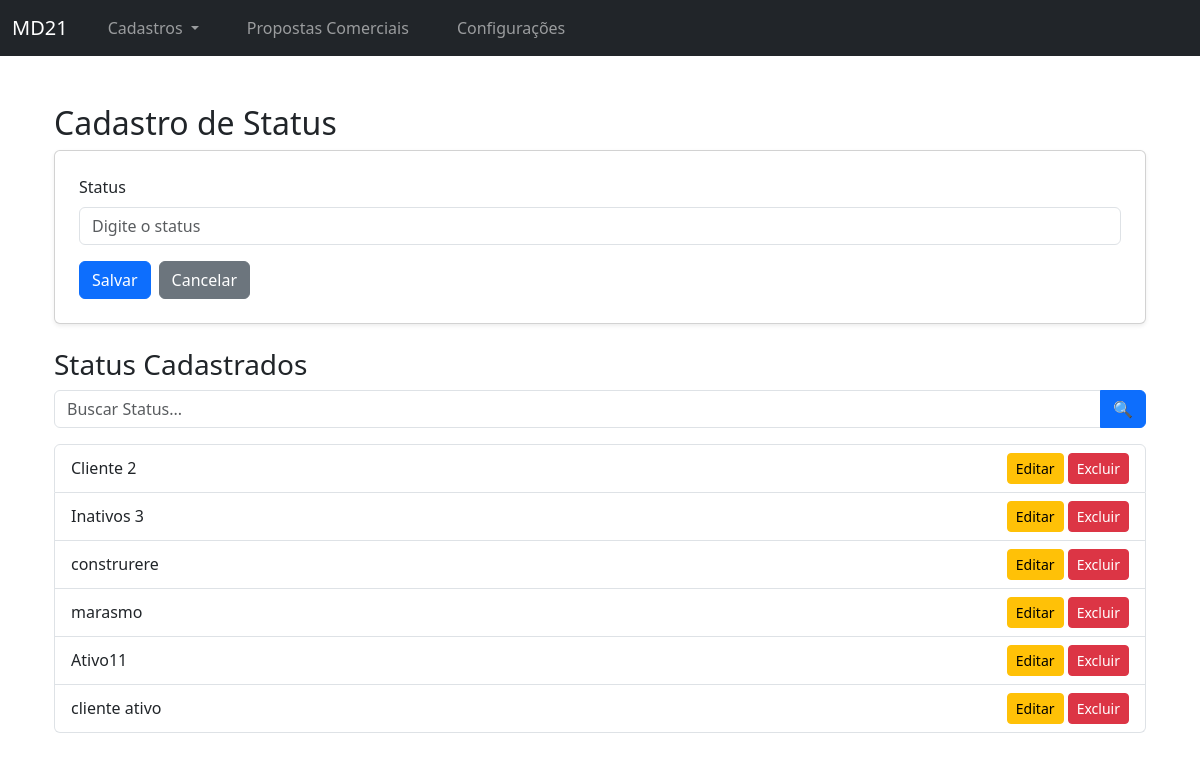
/cadastro_status/, run on the app's committed database.
### core/models.py (models this page shows, shortened)
class Status(models.Model):
    nome_status = models.CharField(max_length=30,unique=True)

### core/views.py (the view)
# urls.py: path('cadastro_status/', views.cadastro_status, name='cadastro_status'),
def cadastro_status(request):
    query = request.GET.get('q', '')
    status_list = Status.objects.all()
    if query:
        status_list = status_list.filter(
            Q(nome_status__icontains=query)
        )
    return render(request, "cadastro_status.html", {"status_list": status_list, "query": query})

### core/templates/cadastro_status.html (shortened to what this page needs)
{% extends "base.html" %}
{% block content %}
<div class="container mt-5">
    <h2>Cadastro de Status</h2>
    <div class="card p-4 shadow-sm">
        <form id="statusForm">
            <div class="mb-3">
                <label for="nome_status" class="form-label">Status</label>
                <input type="text" class="form-control" id="nome_status" name="nome_status" placeholder="Digite o status" required>
            </div>
            <div class="d-flex gap-2">
                <button type="submit" class="btn btn-primary">Salvar</button>
                <button type="button" class="btn btn-secondary" onclick="window.location.href='/'">Cancelar</button>
            </div>
        </form>
    </div>
    <h3 class="mt-4">Status Cadastrados</h3>
        <div class="input-group mb-3">
            <input type="text" class="form-control" id="inputBuscaStatus" name="q" value="{{ query }}" placeholder="Buscar Status...">
            <button class="btn btn-primary" id="botaoBuscarStatus">
                🔍
            </button>
        </div>
    <ul class="list-group" id="listaStatus">
        {% for status in status_list %}
            <li class="list-group-item d-flex justify-content-between align-items-center status-item" id="status-{{ status.id }}">
                <span class="status-text">{{ status.nome_status }}</span>
                <div>
                    <button class="btn btn-warning btn-sm" onclick="editarStatus('{{ status.id }}')">Editar</button>
                    <button class="btn btn-danger btn-sm" onclick="excluirStatus('{{ status.id }}')">Excluir</button>
                </div>
            </li>
            {% empty %}
        <li class="list-group-item text-center">Nenhum status encontrado.</li>
        {% endfor %}
    </ul>
</div>
{% endblock %}

### data on the page
Status: nome_status "Cliente 2"
Status: nome_status "Inativos 3"
Status: nome_status "construrere"
Status: nome_status "marasmo"
Status: nome_status "Ativo11"
Status: nome_status "cliente ativo"
